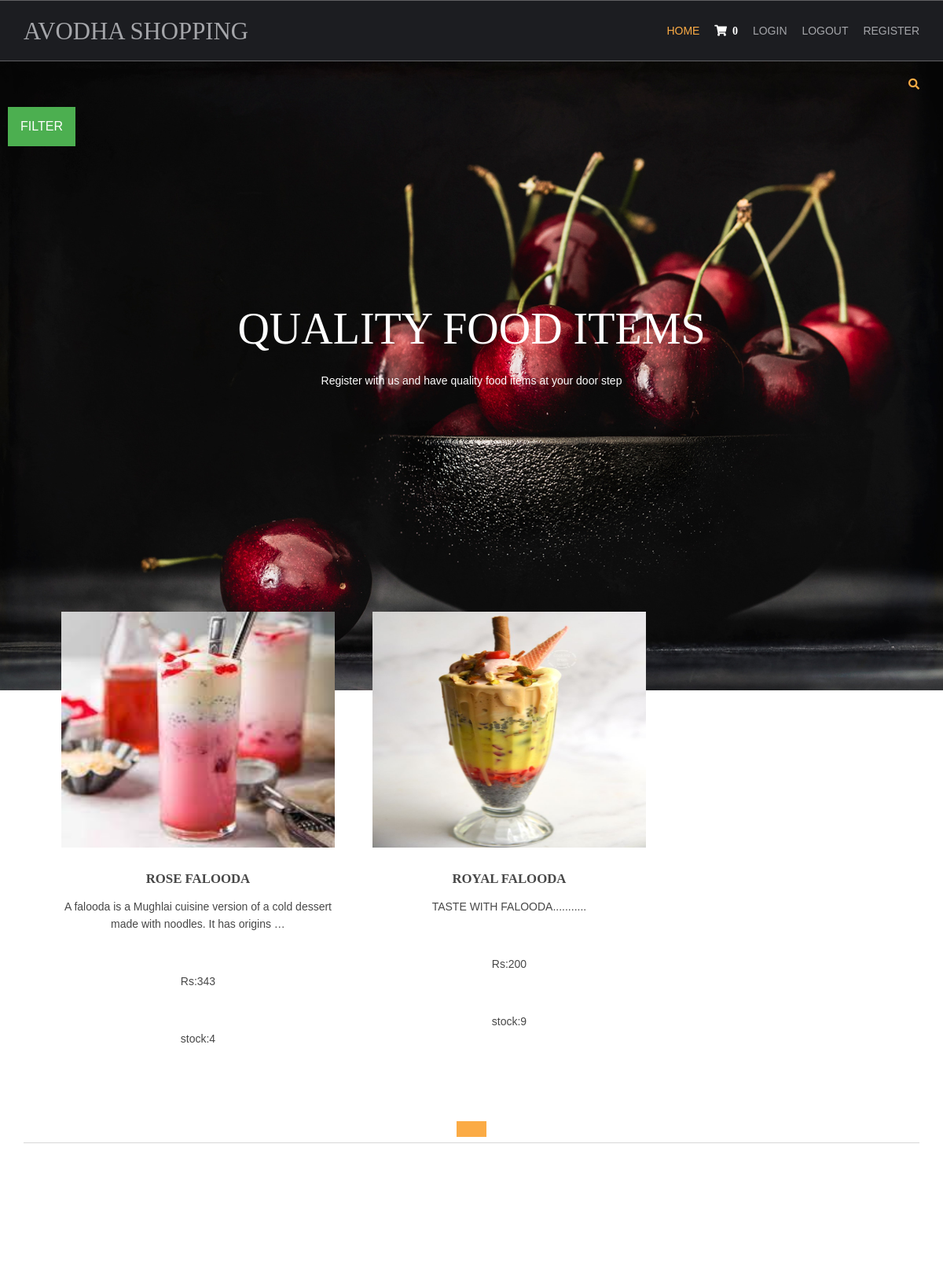
Screenshot of /faloodas/ (signed in) with the database file from the repository.
### shop/models.py (models this page shows, shortened)
class products(models.Model):
   name=models.CharField(max_length=150,unique=True)
   slug = models.SlugField(max_length=250, unique=True)
   img=models.ImageField(upload_to='product')
   desc=models.TextField()
   stock=models.IntegerField()
   available=models.BooleanField()
   price=models.IntegerField()
   category=models.ForeignKey(categ,on_delete=models.CASCADE)
   def get_url(self):
      return reverse('details',args=[self.category.slug,self.slug])

### shop/views.py (the view)
# urls.py: 2. Add a URL to urlpatterns:  path('', views.home, name='home')
def home(request,c_slug=None):
    c_page=None
    prodt=None
    if c_slug!=None:
       c_page=get_object_or_404(categ,slug=c_slug)
       prodt=products.objects.filter(category=c_page,available=True)
    else:
        prodt=products.objects.all().filter(available=True)
    cat=categ.objects.all()
    paginator = Paginator(prodt,4)
    try:
         page = int(request.GET.get('page','1'))
    except:
        page = 1
    try:
        pro=paginator.page(page)
    except(EmptyPage,InvalidPage):
        pro=paginator.page(paginator.num_pages)
    return render(request,'index.html',{'pr':prodt,'ct':cat,'pg':pro})

### cart/context_processor.py (called while the page is built)
def count(request):
      item_count=0
      if 'admin' in request.path:
          return{}
      else:
          try:
              ct=cartlist.objects.filter(cart_id=c_id(request))
              cti=items.objects.all().filter(cart=ct[:1])
              for c in cti:
                  item_count=c.quan
          except cartlist.DoesNotExist:
              item_count=0
          return dict(itc=item_count)

### cart/views.py (called while the page is built)
def c_id(request):
      ct_id=request.session.session_key
      if not ct_id:
         ct_id=request.session_create()
      return ct_id

### shop/models.py (called while the page is built)
    def get_url(self):
      return reverse('prod_cat',args=[self.slug])

### templates/index.html (shortened to what this page needs)
{% extends 'base.html' %}
{% load static %}
{% block content %}
<html lang="">
<head>
<link href="{% static 'hm/layout/styles/layout.css' %}" rel="stylesheet" type="text/css" media="all">
</head>
<body id="top">
<div class="abcd" style="background-image:url({% static 'hm/images/demo/backgrounds/bg.jpg' %});">
    <div class="wrapper row0">
      <div id="topbar" class="hoc clear">
    <div class="fl_right">
        <ul class="nospace">
          <li id="searchform">
          </li>
        </ul>
    </div>
   </div>
<div class="dropdown">
  <button class="dropbtn">FILTER</button>
</div>
  </div>
  <div id="pageintro" class="hoc clear">
    <article>
      <h3 class="heading">QUALITY FOOD ITEMS</h3>
      <p>Register with us and have quality food items at your door step</p>
    </article>
  </div>
</div>
<div class="wrapper row3">
  <main class="hoc container clear">
    <section id="introblocks">
      <ul class="nospace group btmspace-80">
        {% for i in pg.object_list %}
        <li class="one_third">
            <figure><a class="imgover" href="{{i.get_url}}"><img src="{{i.img.url}}" alt="" style="height:300px;width:500px;"></a>
            <figcaption>
              <h6 class="heading">{{i.name}}</h6>
              <p>{{i.desc|truncatewords:17}}</p>
                <br>
                <p> Rs:{{ i.price }}</p>
                <br>
                <p>stock:{{i.stock}}</p>
            </figcaption>
          </figure>
        </li>
       {% endfor %}
      </ul>
    </section>
<center>
    <a href="?page={{p}}" class="btn btn-light btn-sm{% if pg.number == p %} active {% endif %}">{{p}}</a>
</center>
    <hr class="btmspace-80">
  </main>
</div>
</body>
</html>
{% endblock %}

### static/hm/layout/styles/layout.css (style rules this page uses)
#topbar { padding:20px 0; font-size:.8rem; text-transform:uppercase; }
#topbar ul li { display:inline-block; margin-right:15px; }
#topbar ul li:last-child { margin-right:0; padding-right:0; border-right:none; }
#topbar #searchform { position:relative; line-height:1; z-index:9999; }
#topbar #searchform::after { display:block; height:18px; line-height:18px; padding:0; font-family:"Font Awesome\ 5 Free"; font-weight:900; font-size:1rem; content:"\f002"; }
#topbar #searchform ::placeholder { text-transform:capitalize; }
#pageintro { padding:200px 0 300px; }
#pageintro article, #pageintro article p { display:block; max-width:75%; margin:0 auto; text-align:center; }
#pageintro article p { max-width:65%; line-height:2rem; }
#pageintro .heading { margin-bottom:20px; font-size:4rem; }
.container { padding:80px 0; }
#introblocks { display:block; position:relative; margin:-180px 0 0 0; z-index:1; text-align:center; }
#introblocks figure figcaption { display:block; padding:30px 0 0 0; text-align:center; }
#introblocks figure figcaption .heading { font-size:1.2rem; font-weight:700; margin-bottom:0; }
*, *::before, *::after { transition:all .3s ease-in-out; }
body { color:#A5A6AA; background-color:#1C1D21; }
a { color:#FBAB45; }
hr, .borderedbox { border-color:#D7D7D7; }
.btn, .btn.inverse:hover { color:#FFFFFF; background-color:#FBAB45; border-color:#FBAB45; }
.imgover, .imgover:hover::after { color:#FFFFFF; }
.row3 { color:#474747; background-color:#FFFFFF; }
#topbar #searchform { color:#FBAB45; }
#pageintro { color:#FFFFFF; }
@media screen and (min-width:1140px) { .hoc { max-width:1140px; } }

### static/hm/layout/styles/framework.css (style rules this page uses)
html { overflow-y:scroll; overflow-x:hidden; }
html, body { margin:0; padding:0; font-size:14px; line-height:1.6em; }
*, *::before, *::after { box-sizing:border-box; }
.nospace { margin:0; padding:0; list-style:none; }
.btn { display:inline-block; padding:8px 18px 10px; text-transform:uppercase; border:1px solid; }
.clear, .group { display:block; }
.clear::before, .clear::after, .group::before, .group::after { display:table; content:""; }
.clear, .clear::after, .group, .group::after { clear:both; }
a { outline:none; text-decoration:none; }
.fl_right, .imgr { float:right; }
img { width:auto; max-width:100%; height:auto; margin:0; padding:0; border:none; line-height:normal; vertical-align:middle; }
.imgover { display:inline-block; position:relative; max-width:100%; }
.imgover::before, .imgover::after { display:block; position:absolute; content:""; text-align:center; opacity:0; }
.imgover::before { top:0; right:0; bottom:0; left:0; }
.imgover::after { top:50%; left:50%; width:50px; height:50px; line-height:50px; margin:-25px 0 0 -25px; font-family:"Font Awesome\ 5 Free"; font-weight:900; content:"\f067"; font-size:28px; }
body, input, textarea, select { font-family:Verdana, Geneva, sans-serif; }
h1, h2, h3, h4, h5, h6, .heading { font-family:Georgia, "Times New Roman", Times, serif; }
label, input, textarea, select, button { display:block; resize:none; outline:none; color:inherit; font-size:inherit; font-family:inherit; vertical-align:middle; }
::placeholder { opacity:1; }
h1, h2, h3, h4, h5, h6, .heading { margin:0 0 20px 0; font-size:1.4rem; line-height:normal; font-weight:normal; text-transform:uppercase; }
hr { display:block; width:100%; height:1px; border:solid; border-width:1px 0 0 0; }
.wrapper { display:block; position:relative; width:100%; margin:0; padding:0; text-align:left; word-wrap:break-word; }
.hoc { display:block; margin:0 auto; }
address, article, aside, figcaption, figure, footer, header, main, nav, section { display:block; margin:0; padding:0; }
.one_half, .one_third, .two_third, .one_quarter, .two_quarter, .three_quarter { display:inline-block; float:left; margin:0 0 0 4.21052%; list-style:none; }
.one_third { width:30.52631%; }
.btmspace-80 { margin-bottom:80px; }

### templates/index.html (style rules this page uses)
.dropbtn { background-color: #4CAF50; color: white; padding: 16px; font-size: 16px; border: none; cursor: pointer; }
.dropdown { position: relative; display: inline-block; padding-left:10px; }
.abcd { height:100%; background-position:center; background-repeat:no-repeat; background-size:cover; }

### rows the page displays
products: img (picture), name "ROSE FALOODA", desc "A falooda is a Mughlai cuisine version of a cold dessert made with noodles. It has origins …", price "343", stock "4"
products: img (picture), name "ROYAL FALOODA", desc "TASTE WITH FALOODA...........", price "200", stock "9"

### other values shown
{{ itc }} "0"
